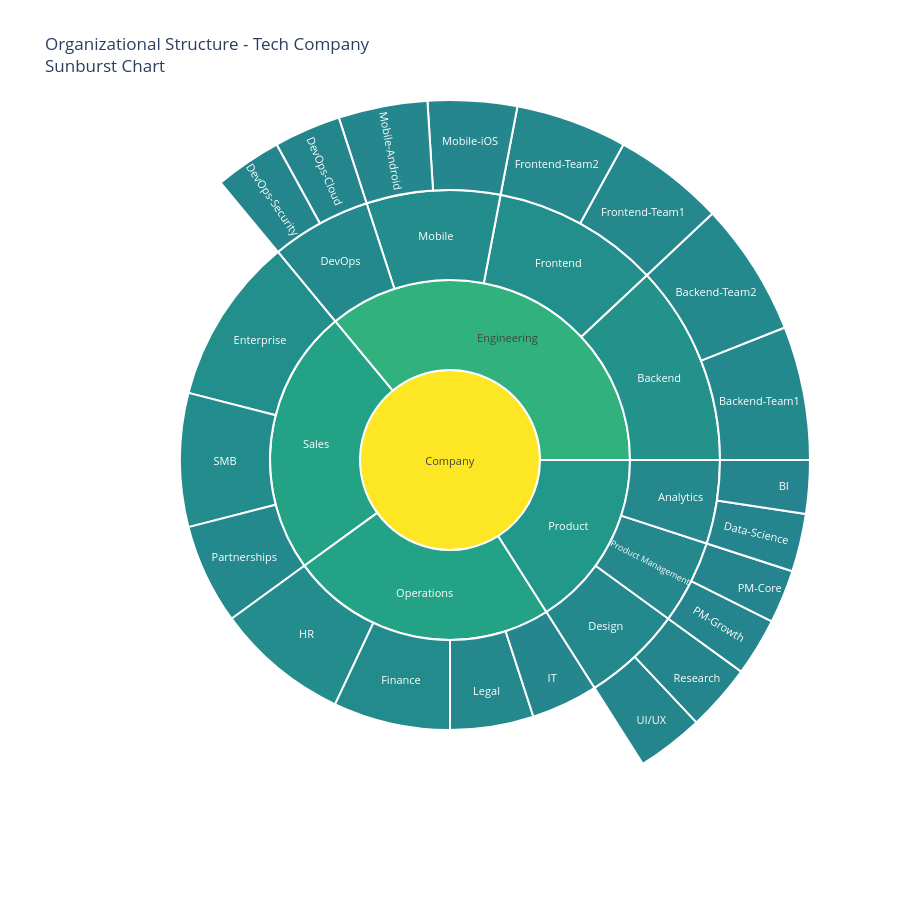

The notebook cell this image was saved under:
### Markdown cell above
# Part 3: Sunburst chart for organizational structure

### Code cell
print("Creating Sunburst Chart...")

import plotly.graph_objects as go

# Prepare your DataFrame
df = empresas_tech_df.copy()

# Create the Sunburst Chart
fig = go.Figure(go.Sunburst(
    labels=df['labels'],
    parents=df['parents'],
    values=df['values'],
    branchvalues="total",  # Ensures parent values include children
    marker=dict(
        colors=df['values'],
        colorscale='Viridis',
        cmid=df['values'].mean(),
        line=dict(color='white', width=2)
    ),
    hovertemplate='<b>%{label}</b><br>Value: %{value}<br>Percentage: %{percentParent:.1%}<extra></extra>',
    textfont=dict(size=11)
))

# Layout configuration
fig.update_layout(
    title='Organizational Structure - Tech Company<br>Sunburst Chart',
    width=900,
    height=900,
    font=dict(size=12)
)

# Show chart
fig.show()

print("Sunburst chart completed!")
print("Tip: Click on any segment to zoom in.")

### Figure 1 — Plotly figure (JSON) as saved in the notebook; plotly's stock layout.template omitted (floating-point values rounded to 4 significant figures)
{"data": [{"branchvalues": "total", "hovertemplate": "<b>%{label}</b><br>Value: %{value}<br>Percentage: %{percentParent:.1%}<extra></extra>", "labels": ["Company", "Engineering", "Product", "Sales", "Operations", "Backend", "Frontend", "Mobile", "DevOps", "Design", "Product Management", "Analytics", "Enterprise", "SMB", "Partnerships", "HR", "Finance", "Legal", "IT", "Backend-Team1", "Backend-Team2", "Frontend-Team1", "Frontend-Team2", "Mobile-iOS", "Mobile-Android", "DevOps-Cloud", "DevOps-Security", "UI/UX", "Research", "PM-Core", "PM-Growth", "Data-Science", "BI"], "marker": {"cmid": 53.33, "colors": [500, 180, 80, 120, 120, 60, 50, 40, 30, 30, 25, 25, 50, 40, 30, 40, 35, 25, 20, 30, 30, 25, 25, 20, 20, 15, 15, 15, 15, 12, 13, 13, 12], "colorscale": [[0, "#440154"], [0.1111, "#482878"], [0.2222, "#3e4989"], [0.3333, "#31688e"], [0.4444, "#26828e"], [0.5556, "#1f9e89"], [0.6667, "#35b779"], [0.7778, "#6ece58"], [0.8889, "#b5de2b"], [1, "#fde725"]], "line": {"color": "white", "width": 2}}, "parents": [null, "Company", "Company", "Company", "Company", "Engineering", "Engineering", "Engineering", "Engineering", "Product", "Product", "Product", "Sales", "Sales", "Sales", "Operations", "Operations", "Operations", "Operations", "Backend", "Backend", "Frontend", "Frontend", "Mobile", "Mobile", "DevOps", "DevOps", "Design", "Design", "Product Management", "Product Management", "Analytics", "Analytics"], "textfont": {"size": 11}, "type": "sunburst", "values": [500, 180, 80, 120, 120, 60, 50, 40, 30, 30, 25, 25, 50, 40, 30, 40, 35, 25, 20, 30, 30, 25, 25, 20, 20, 15, 15, 15, 15, 12, 13, 13, 12]}], "layout": {"font": {"size": 12}, "height": 900, "title": {"text": "Organizational Structure - Tech Company<br>Sunburst Chart"}, "width": 900}}
